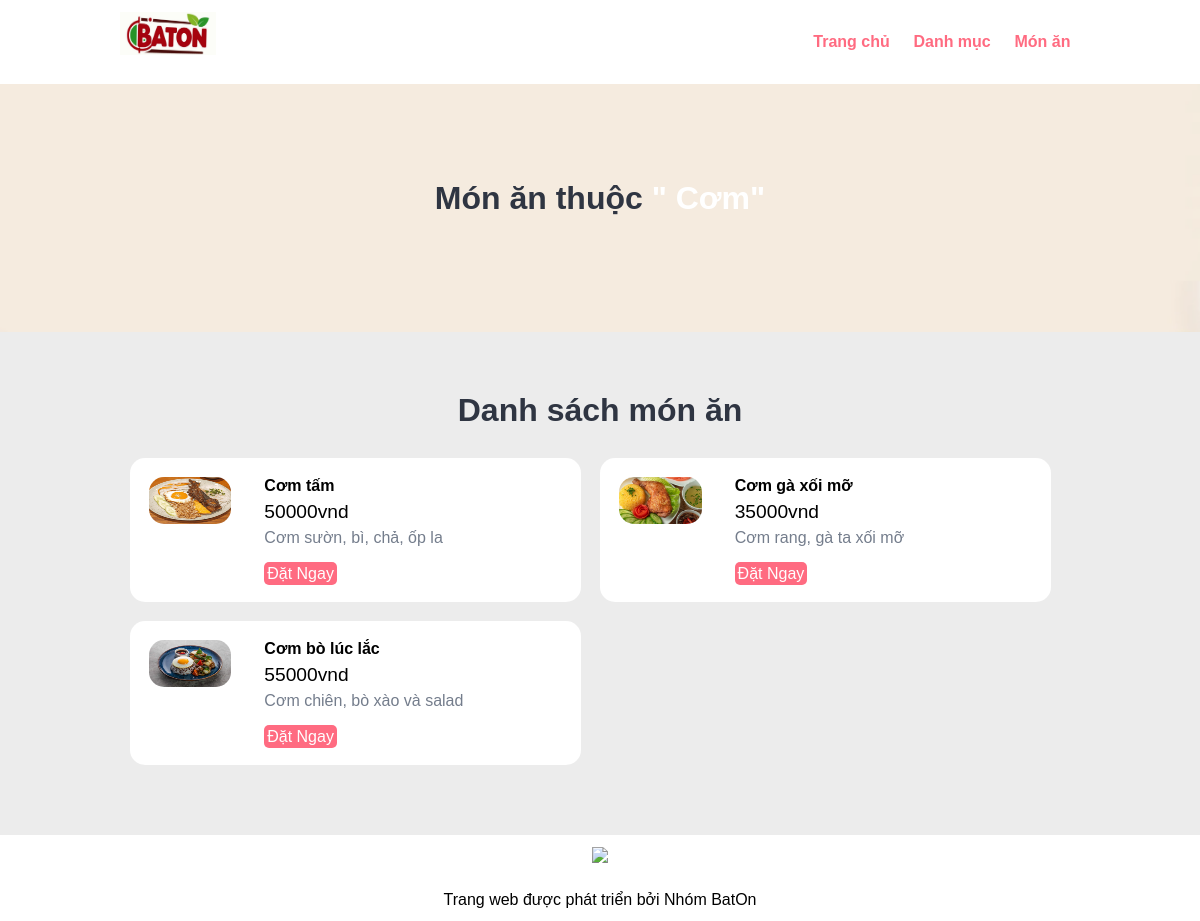
The page /category-foods.php?category_id=9 on the database its author committed.
### tables this page shows
CREATE TABLE `tbl_food` (
  `id` int(10) UNSIGNED NOT NULL,
  `title` varchar(100) NOT NULL,
  `description` text NOT NULL,
  `price` int(10) NOT NULL,
  `image_name` varchar(255) NOT NULL,
  `category_id` int(10) UNSIGNED NOT NULL,
  `featured` varchar(10) NOT NULL,
  `active` varchar(10) NOT NULL
);

### category-foods.php (the view, shortened to what this page needs)
<?php include('partials-front/menu.php'); ?>
<?php
if(isset($_GET['category_id'])) {
  $category_id = $_GET['category_id'];
} else {
  header('location:'.SITEURL);
}
?>
<section class="food-search text-center">
  <div class="container">
    <h2>Món ăn thuộc <a href="#" class="text-white">"
      </a></h2>
  </div>
</section>
<section class="food-menu">
  <div class="container">
    <h2 class="text-center">Danh sách món ăn</h2>
    <?php
    $sql2 = "SELECT * FROM tbl_food WHERE category_id=$category_id";
    $res2 = mysqli_query($conn, $sql2);
    $count2 = mysqli_num_rows($res2);
    if($count2 > 0) {
      while($row2 = mysqli_fetch_assoc($res2)) {
        $id = $row2['id'];
        $title = $row2['title'];
        $price = $row2['price'];
        $description = $row2['description'];
        $image_name = $row2['image_name'];
        ?>
        <div class="food-menu-box">
          <div class="food-menu-img">
            <?php
            if($image_name == "") {
              include('partials-front/no-image.php');
            } else {
              ?>
              <img src="<?php echo SITEURL; ?>images/food/<?php echo $image_name; ?>" alt="<?php echo $title; ?>"
                class="img-responsive img-curve">
              <?php
            }
            ?>
          </div>
          <div class="food-menu-desc">
            <h4>
              <?php echo $title; ?>
            </h4>
            <p class="food-price">
              <?php echo $price; ?>vnd
            </p>
            <p class="food-detail">
              <?php echo $description; ?>
            </p>
            <br>
            <a href="<?php echo SITEURL; ?>order.php?food_id=<?php echo $id; ?>" class="btn btn-primary">Đặt Ngay</a>
          </div>
        </div>
        <?php
      }
    } else {
      echo "<div class='error'>Món ăn không có sẵn.</div>";
    }
    ?>
  </div>
</section>
<?php include('partials-front/footer.php'); ?>

### css/style.css (style rules this page uses)
* { margin: 0 0; padding: 0 0; font-family: Arial, Helvetica, sans-serif; }
.container { width: 80%; margin: 0 auto; padding: 1%; }
.img-responsive { width: 100%; aspect-ratio: 16 / 9; }
.img-curve { border-radius: 15px; }
.text-center { text-align: center; }
.text-white { color: white; }
a { color: #ff6b81; text-decoration: none; }
.btn { padding: 1%; border: none; font-size: 1rem; border-radius: 5px; }
.btn-primary { background-color: #ff6b81; color: white; cursor: pointer; }
h2 { color: #2f3542; font-size: 2rem; margin-bottom: 2%; }
.food-search { background-image: url(../images/bg1.png); background-size: cover; background-repeat: no-repeat; background-position: center; padding: 7% 0; }
.food-menu { background-color: #ececec; padding: 4% 0; }
.food-menu-box { width: 43%; margin: 1%; padding: 2%; float: left; background-color: white; border-radius: 15px; }
.food-menu-img { width: 20%; float: left; }
.food-menu-desc { width: 70%; float: left; margin-left: 8%; }
.food-price { font-size: 1.2rem; margin: 2% 0; }
.food-detail { font-size: 1rem; color: #747d8c; }

### rows shown on the page
tbl_food: image_name (picture), title "Cơm tấm", price "50000", description "Cơm sườn, bì, chả, ốp la"
tbl_food: image_name (picture), title "Cơm gà xối mỡ", price "35000", description "Cơm rang, gà ta xối mỡ"
tbl_food: image_name (picture), title "Cơm bò lúc lắc", price "55000", description "Cơm chiên, bò xào và salad"
